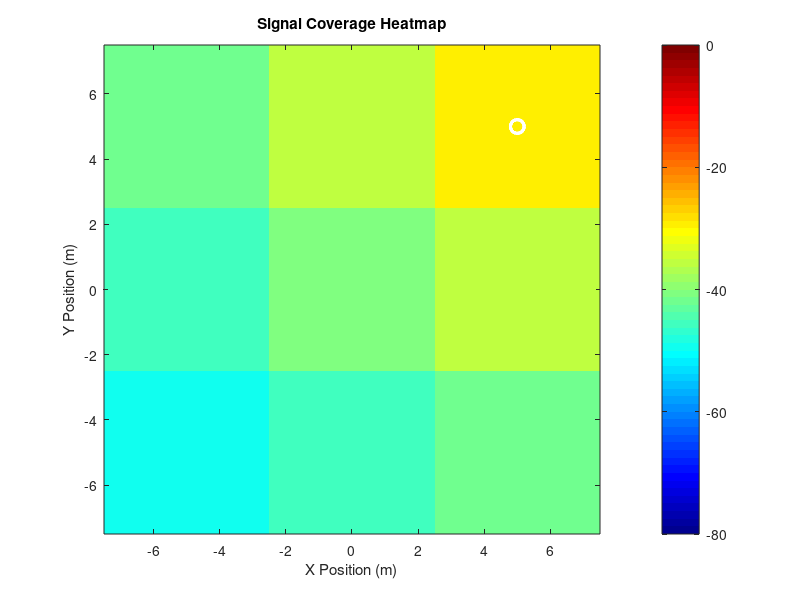
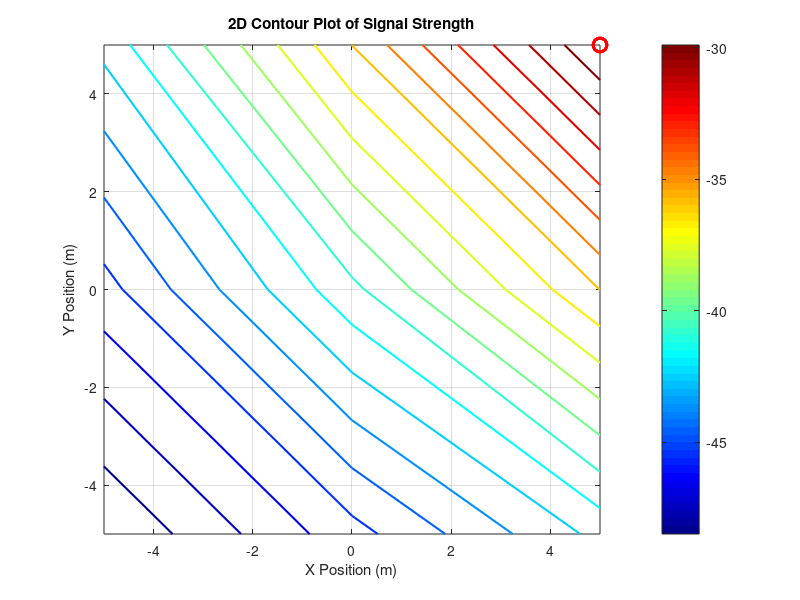
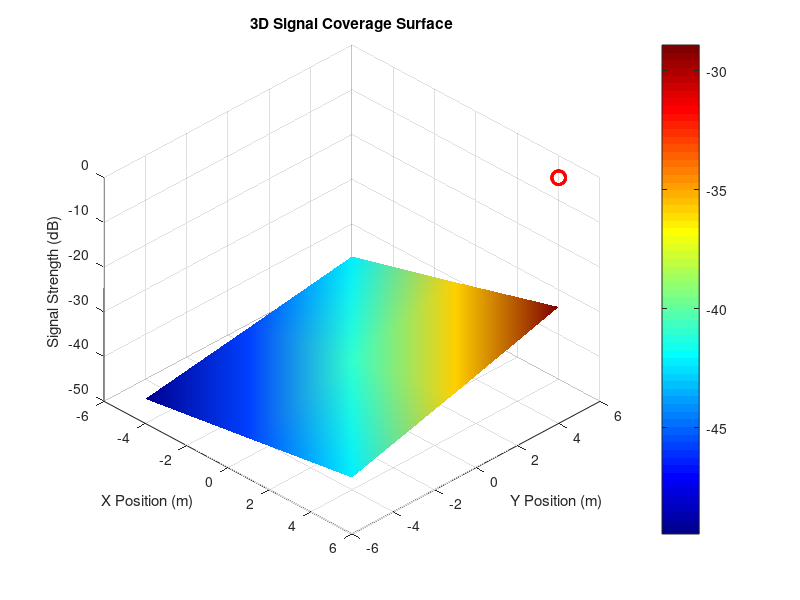

Write MATLAB code to recreate these figures, in order.
clc;
clear;
close all;

area = input('Enter simulation area limit (e.g. 100 for -100 to 100): ');
step = input('Enter grid resolution (e.g. 1 meter): ');

Pt = input('Enter transmit power (e.g. 100): ');
Gt = input('Enter transmitter gain (e.g. 1): ');
Gr = input('Enter receiver gain (e.g. 1): ');

n = input('Enter path loss exponent (1.5 - 3 recommended): ');

num_tx = input('Enter number of transmitters: ');

tx = zeros(1,num_tx);
ty = zeros(1,num_tx);

for i = 1:num_tx
    fprintf('Enter coordinates for transmitter %d\n',i);
    tx(i) = input('X position: ');
    ty(i) = input('Y position: ');
end

%% 2.  2D GRID

x = -area:step:area;
y = -area:step:area;

[X,Y] = meshgrid(x,y);


Pr_total = zeros(size(X));


for i = 1:num_tx
    
    d = sqrt((X - tx(i)).^2 + (Y - ty(i)).^2);
    
    d(d==0) = 1;
    
    Pr = Pt * Gt * Gr ./ (d.^n);
    
    Pr_total = max(Pr_total, Pr);
end


Pr_dB = 10*log10(Pr_total);


Pr_dB = Pr_dB - max(Pr_dB(:));


Pr_dB = imgaussfilt(Pr_dB,2);

figure
imagesc(x,y,Pr_dB)
axis xy
colorbar
colormap(jet)
caxis([-80 0])

title('Signal Coverage Heatmap')
xlabel('X Position (m)')
ylabel('Y Position (m)')
hold on

plot(tx,ty,'wo','MarkerSize',10,'LineWidth',2)


figure
contour(X,Y,Pr_dB,20,'LineWidth',1.5)
colormap(jet)
colorbar
grid on
hold on

plot(tx,ty,'ro','MarkerSize',10,'LineWidth',2)

title('2D Contour Plot of Signal Strength')
xlabel('X Position (m)')
ylabel('Y Position (m)')


figure
surf(X,Y,Pr_dB)

shading interp
colormap(jet)
colorbar

title('3D Signal Coverage Surface')
xlabel('X Position (m)')
ylabel('Y Position (m)')
zlabel('Signal Strength (dB)')

hold on

plot3(tx,ty,zeros(size(tx)),'ro','MarkerSize',10,'LineWidth',2)

view(45,40)
grid on
